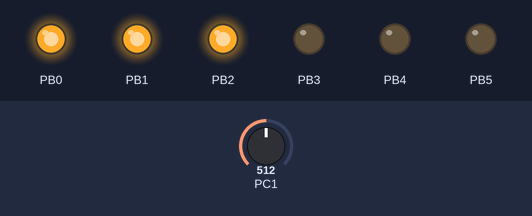
Bench run of a program on a simulated ATmega328P, built with avr-gcc and emulated at 16 MHz. On the bench: output pins drawn as LEDs (lit = HIGH). The inputs (shaded band) are chosen by the test bench; at power-on: PC1 = 512.

Above: at 1.2 s.
1.3 s: PC1 set to 448
2.8 s: PC1 set to 432
At 4.0 s:
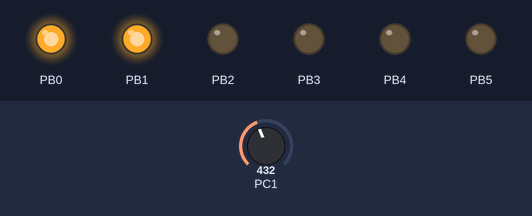
4.3 s: PC1 set to 303
5.8 s: PC1 set to 283
At 6.5 s:
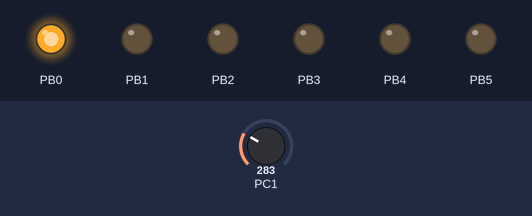
7.3 s: PC1 set to 158
8.8 s: PC1 set to 129
At 10.0 s:
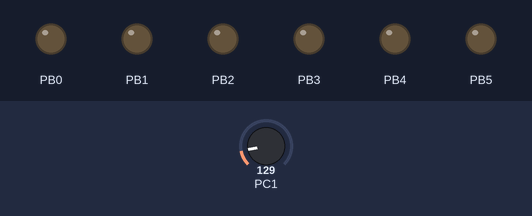
Timing chart, 0 to 11.3 s (numbered marks = the images above; inputs shaded):
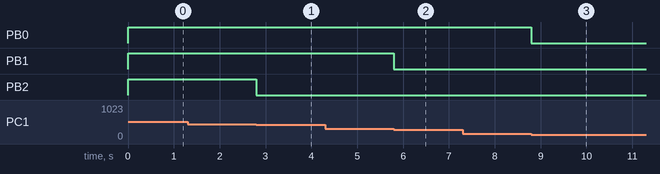

The program:

main.c
```c
/*
 * Analog.c
 *
 * Created: 3-10-2024 11:13:09
 * Author : Wietse Houwers
 */

#define F_CPU (16000000UL)
#include <avr/io.h>
int main(void)
{
	// PB0 - PB5 output, rest input
	DDRB = 0b00111111;

	// Initialize the ADC peripheral
	// ADC Multiplexer Selection Register:
	// REFS[1:0] = 01 : AV_CC with external capacitor at AREF pin
	// ADLAR = 0 : Right adjust result
	// MUX[3:0] = 0000 : Select channel ADC0
	//ADMUX = (1<<REFS0);
	ADMUX = (1<<REFS0);

	// set adc pin A1
	ADMUX |= (1<<MUX0);

	// ADC Control and Status Register A:
	// ADEN = 1 : ADC enable
	// ADSC = 0 : Do not start a conversion
	// ADATE = 0 : Auto triggering disabled
	// ADIF = 0 : Do not clear the interrupt flag
	// ADIE = 0 : Do not enable interrupts
	// ADPS[2:0] = 111 : Prescaler division factor 128
	ADCSRA = (1<<ADEN) | (1<<ADPS2) | (1<<ADPS1) | (1<<ADPS0);
	while (1)
	{
		// Start a conversion (making sure all other bits do not change)
		ADCSRA |= (1<<ADSC);

		// Wait for the conversion to complete by polling the ADSC bit
		while((ADCSRA & (1<<ADSC)) != 0)
		{;}

		// Read the result
		uint16_t val = ADC;

		// Visualize the result
		if (val < 146) { PORTB = 0b00000000; }
		else if (val < 293) { PORTB = 0b00000001; }
		else if (val < 439) { PORTB = 0b00000011; }
		else if (val < 585) { PORTB = 0b00000111; }
		else if (val < 731) { PORTB = 0b00001111; }
		else if (val < 878) { PORTB = 0b00011111; }
		else { PORTB = 0b00111111; }
	}
}
```

Measured:
- the behaviour switches between 439 and 438 on PC1 (found by bisection; images 0 and 1)
- the behaviour switches between 293 and 292 on PC1 (found by bisection; images 1 and 2)
- the behaviour switches between 146 and 145 on PC1 (found by bisection; images 2 and 3)
- after the input at 1.3 s, every drawn part: stays the same
- after the input at 2.8 s, PB2: HIGH → LOW at once
- after the input at 4.3 s, every drawn part: stays the same
- after the input at 5.8 s, PB1: HIGH → LOW at once
- after the input at 7.3 s, every drawn part: stays the same
- after the input at 8.8 s, PB0: HIGH → LOW at once
